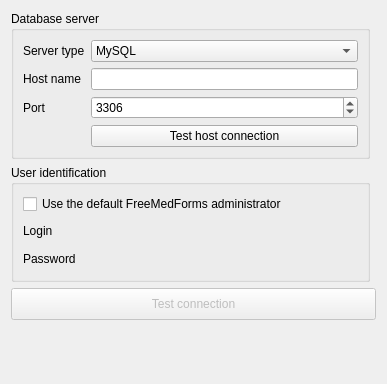
<?xml version="1.0" encoding="UTF-8"?>
<ui version="4.0">
 <class>Core::Internal::ServerPreferencesWidget</class>
 <widget class="QWidget" name="Core::Internal::ServerPreferencesWidget">
  <property name="geometry">
   <rect>
    <x>0</x>
    <y>0</y>
    <width>387</width>
    <height>384</height>
   </rect>
  </property>
  <property name="windowTitle">
   <string>Form</string>
  </property>
  <layout class="QGridLayout" name="gridLayout">
   <item row="3" column="0" colspan="2">
    <widget class="QPushButton" name="testMySQLButton">
     <property name="enabled">
      <bool>false</bool>
     </property>
     <property name="minimumSize">
      <size>
       <width>0</width>
       <height>32</height>
      </size>
     </property>
     <property name="text">
      <string>Test connection</string>
     </property>
    </widget>
   </item>
   <item row="4" column="0" colspan="2">
    <widget class="QLabel" name="testConnectionLabel">
     <property name="enabled">
      <bool>true</bool>
     </property>
     <property name="text">
      <string/>
     </property>
     <property name="scaledContents">
      <bool>true</bool>
     </property>
     <property name="wordWrap">
      <bool>true</bool>
     </property>
    </widget>
   </item>
   <item row="0" column="0">
    <widget class="QGroupBox" name="serverGroupBox">
     <property name="title">
      <string>Database server</string>
     </property>
     <layout class="QFormLayout" name="formLayout">
      <item row="0" column="0">
       <widget class="QLabel" name="label_8">
        <property name="minimumSize">
         <size>
          <width>0</width>
          <height>22</height>
         </size>
        </property>
        <property name="text">
         <string>Server type</string>
        </property>
       </widget>
      </item>
      <item row="0" column="1">
       <widget class="QComboBox" name="server">
        <property name="enabled">
         <bool>true</bool>
        </property>
        <item>
         <property name="text">
          <string>MySQL</string>
         </property>
        </item>
       </widget>
      </item>
      <item row="1" column="0">
       <widget class="QLabel" name="labelHost">
        <property name="minimumSize">
         <size>
          <width>0</width>
          <height>22</height>
         </size>
        </property>
        <property name="text">
         <string>Host name</string>
        </property>
       </widget>
      </item>
      <item row="1" column="1">
       <widget class="QLineEdit" name="host">
        <property name="enabled">
         <bool>true</bool>
        </property>
       </widget>
      </item>
      <item row="2" column="0">
       <widget class="QLabel" name="label_7">
        <property name="minimumSize">
         <size>
          <width>0</width>
          <height>22</height>
         </size>
        </property>
        <property name="text">
         <string>Port</string>
        </property>
       </widget>
      </item>
      <item row="2" column="1">
       <widget class="QSpinBox" name="port">
        <property name="enabled">
         <bool>true</bool>
        </property>
        <property name="maximum">
         <number>100000</number>
        </property>
        <property name="value">
         <number>3306</number>
        </property>
       </widget>
      </item>
      <item row="3" column="1">
       <widget class="QPushButton" name="testHostButton">
        <property name="text">
         <string>Test host connection</string>
        </property>
       </widget>
      </item>
      <item row="3" column="0">
       <widget class="QLabel" name="testHostConnectionLabel">
        <property name="text">
         <string/>
        </property>
       </widget>
      </item>
     </layout>
    </widget>
   </item>
   <item row="1" column="0">
    <widget class="QGroupBox" name="userGroupBox">
     <property name="title">
      <string>User identification</string>
     </property>
     <layout class="QFormLayout" name="formLayout_2">
      <item row="1" column="0">
       <widget class="QLabel" name="label_4">
        <property name="minimumSize">
         <size>
          <width>0</width>
          <height>22</height>
         </size>
        </property>
        <property name="text">
         <string>Login</string>
        </property>
       </widget>
      </item>
      <item row="1" column="1">
       <widget class="Utils::LineEditEchoSwitcher" name="log" native="true">
        <property name="enabled">
         <bool>true</bool>
        </property>
       </widget>
      </item>
      <item row="2" column="0">
       <widget class="QLabel" name="label_5">
        <property name="minimumSize">
         <size>
          <width>0</width>
          <height>22</height>
         </size>
        </property>
        <property name="text">
         <string>Password</string>
        </property>
       </widget>
      </item>
      <item row="2" column="1">
       <widget class="Utils::LineEditEchoSwitcher" name="pass" native="true">
        <property name="enabled">
         <bool>true</bool>
        </property>
       </widget>
      </item>
      <item row="0" column="0" colspan="2">
       <widget class="QCheckBox" name="useDefaultAdminLog">
        <property name="text">
         <string>Use the default FreeMedForms administrator</string>
        </property>
       </widget>
      </item>
     </layout>
    </widget>
   </item>
  </layout>
 </widget>
 <customwidgets>
  <customwidget>
   <class>Utils::LineEditEchoSwitcher</class>
   <extends>QWidget</extends>
   <header location="global">utils/widgets/lineeditechoswitcher.h</header>
   <container>1</container>
  </customwidget>
 </customwidgets>
 <tabstops>
  <tabstop>server</tabstop>
  <tabstop>host</tabstop>
  <tabstop>port</tabstop>
  <tabstop>testHostButton</tabstop>
  <tabstop>useDefaultAdminLog</tabstop>
  <tabstop>testMySQLButton</tabstop>
 </tabstops>
 <resources/>
 <connections/>
</ui>
